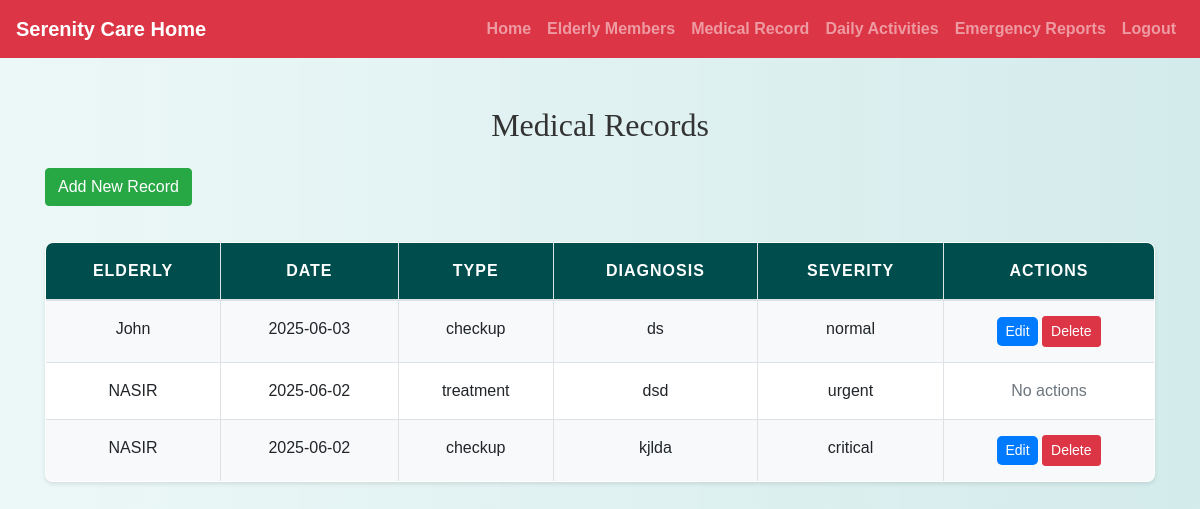
The page /staff/manage_medical_records.php (signed in) on the database its author committed.
### tables this page shows
CREATE TABLE `medical_records` (
  `id` int(11) NOT NULL,
  `elderly_id` int(11) NOT NULL,
  `staff_id` int(11) DEFAULT NULL,
  `record_date` date NOT NULL,
  `record_type` enum('checkup','treatment','other') NOT NULL,
  `diagnosis` text NOT NULL,
  `medications` text DEFAULT NULL,
  `notes` text DEFAULT NULL,
  `severity` enum('normal','urgent','critical') NOT NULL,
  `created_at` timestamp NOT NULL DEFAULT current_timestamp()
);

CREATE TABLE `elderly_members` (
  `member_id` int(11) NOT NULL,
  `first_name` varchar(100) NOT NULL,
  `last_name` varchar(100) NOT NULL,
  `date_of_birth` date NOT NULL,
  `gender` enum('Male','Female','Other') NOT NULL,
  `admission_date` date NOT NULL,
  `family_member_id` int(11) DEFAULT NULL,
  `room_number` varchar(20) NOT NULL,
  `health_status` text DEFAULT NULL,
  `status` enum('active','deceased','transferred') DEFAULT 'active',
  `profile_picture` varchar(255) DEFAULT NULL,
  `created_at` timestamp NOT NULL DEFAULT current_timestamp()
);

### staff/manage_medical_records.php (the view, shortened to what this page needs)
<?php
include('config.php');
$user_id = $_SESSION["id"];
$records = mysqli_query($conn, "
    SELECT mr.*, em.first_name AS elderly_name
    FROM medical_records mr
    JOIN elderly_members em ON mr.elderly_id = em.member_id
    ORDER BY mr.record_date DESC
");
?>
<!DOCTYPE html>
<html>
<head>
    <link rel="stylesheet" href="https://cdn.jsdelivr.net/npm/bootstrap@4.5.2/dist/css/bootstrap.min.css">
    <link rel="stylesheet" href="../css/style.css" />
</head>
<body>
<?php include('navbar.php'); ?>
<div class="container mt-5">
    <h2 class="mb-4">Medical Records</h2>
    <button class="btn btn-success mb-3" onclick="addRecord()">Add New Record</button>
    <table class="table table-bordered">
        <thead>
        <tr>
            <th>Elderly</th>
            <th>Date</th>
            <th>Type</th>
            <th>Diagnosis</th>
            <th>Severity</th>
            <th>Actions</th>
        </tr>
        </thead>
        <tbody>
        <?php while ($row = mysqli_fetch_assoc($records)): ?>
            <tr>
                <td><?= htmlspecialchars($row['elderly_name']) ?></td>
                <td><?= $row['record_date'] ?></td>
                <td><?= $row['record_type'] ?></td>
                <td><?= htmlspecialchars($row['diagnosis']) ?></td>
                <td><?= $row['severity'] ?></td>
                <td>
                    <?php if ($row['staff_id'] == $user_id): ?>
                        <button class="btn btn-sm btn-primary" onclick='editRecord(<?= json_encode($row) ?>)'>Edit</button>
                        <a href="?delete=<?= $row['id'] ?>" class="btn btn-sm btn-danger" onclick="return confirm('Delete this record?')">Delete</a>
                    <?php else: ?>
                        <span class="text-muted">No actions</span>
                    <?php endif; ?>
                </td>
            </tr>
        <?php endwhile; ?>
        </tbody>
    </table>
</div>
</body>
</html>

### css/style.css (style rules this page uses)
body { background: linear-gradient(90deg, rgba(233, 246, 246, 0.831), rgba(207, 233, 233, 0.9)); font-family: 'Arial', sans-serif; color: #333; line-height: 1.6; }
h1, h2, h3, h4 { text-align: center; margin-top: 30px; margin-bottom: 30px; font-family: 'Georgia', serif; }
.container { margin-bottom: 40px; }
.table { width: 100%; border-collapse: collapse; margin-top: 20px; font-size: 16px; background-color: #ffffff; border-radius: 8px; overflow: hidden; box-shadow: 0 2px 4px rgba(0, 0, 0, 0.1); }
.table th, .table td { padding: 15px; border: 1px solid #dee2e6; text-align: center; }
.table thead th { background-color: #004d4d; color: white; font-weight: bold; text-transform: uppercase; letter-spacing: 1px; }
.table tbody tr:nth-child(odd) { background-color: #f8f9fa; }
.btn-primary { color: #fff; border: none; border-radius: 5px; cursor: pointer; transition: background-color 0.3s ease; }
a { color: #006666; text-decoration: none; font-weight: bold; }

### rows shown on the page
medical_records: elderly.first_name "John", record_date "2025-06-03", record_type "checkup", diagnosis "ds", severity "normal"
medical_records: elderly.first_name "NASIR", record_date "2025-06-02", record_type "treatment", diagnosis "dsd", severity "urgent", shows "No actions"
medical_records: elderly.first_name "NASIR", record_date "2025-06-02", record_type "checkup", diagnosis "kjlda", severity "critical"
